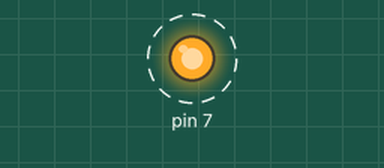
The program below on a simulated Raspberry Pi (header pin numbers). Parts: output pins drawn as LEDs (lit = HIGH). Dashed ring = blinking.

Above: at 0.5 s.
Timing chart, 0 to 4.6 s (numbered marks = the images above):
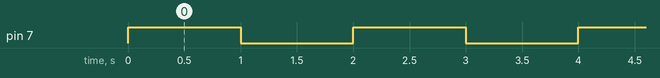

Measured:
- by itself, pin 7: alternates HIGH for 1.0 s and LOW for 1.0 s

The program:

Blink-Program.py
```python
import RPi.GPIO as GPIO # Importing the GPIO Module
import time # importing the time module

GPIO.setmode(GPIO.BOARD)
GPIO.setup(7, GPIO.OUT) # Setting up GPIO pin 7
GPIO.output(7,0)

try:

    while True: # Creating a never ending loop except if you press CTRL + C
        GPIO.output(7,1) # Turning it on
        time.sleep(1) # Time Delay between on and off
        GPIO.output(7,0) # Turning it off
        time.sleep(1)
except KeyboardInterrupt:
    GPIO.cleanup()
```
